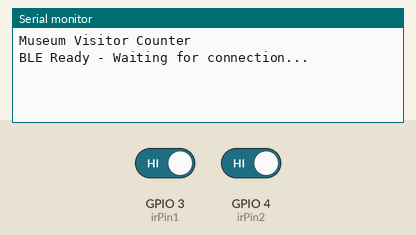
This program was run on a simulated Seeed XIAO ESP32-C3. Parts: the last lines printed to the serial monitor. Inputs (shaded band) come from the test bench; at power-on: GPIO 3 (irPin1) HIGH, GPIO 4 (irPin2) HIGH. Nothing arrives over Bluetooth unless stated; a phone connects over Bluetooth LE 3 s after start.

Above: at 2.2 s.
2.3 s: GPIO 3 (irPin1) driven LOW
At 3.1 s:
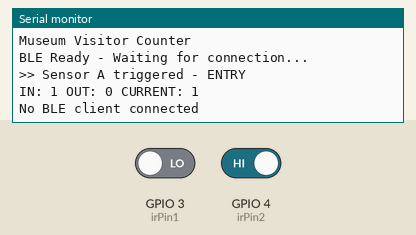
3.8 s: GPIO 3 (irPin1) driven HIGH and GPIO 4 (irPin2) driven LOW
At 4.5 s:
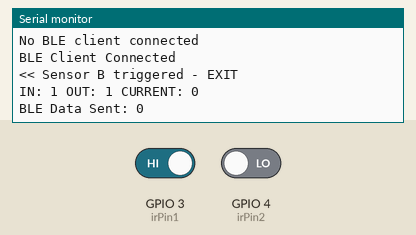

The program:

main.cpp
```cpp
#include <Arduino.h>
#include <BLEDevice.h>
#include <BLEServer.h>
#include <BLEUtils.h>
#include <BLE2902.h>

/* ========= BLE Settings ========= */
#define SERVICE_UUID        "12345678-1234-1234-1234-123456789abc"
#define CHARACTERISTIC_UUID "abcd1234-ab12-cd34-ef56-123456789abc"
#define DEVICE_NAME         "MuseumCounter"

BLEServer* pServer = nullptr;
BLECharacteristic* pCharacteristic = nullptr;
bool deviceConnected = false;
bool oldDeviceConnected = false;

/* ========= IR Sensor Pins ========= */
const int irPin1 = D1;
const int irPin2 = D2;

int in_count = 0;
int out_count = 0;
int current_count = 0;

const unsigned long timeout = 1000;
const unsigned long debounceDelay = 500;

void updateCount();
void sendData();

/* ========= BLE Callbacks ========= */
class MyServerCallbacks : public BLEServerCallbacks {
  void onConnect(BLEServer* pServer) {
    deviceConnected = true;
    Serial.println("BLE Client Connected");
  }
  void onDisconnect(BLEServer* pServer) {
    deviceConnected = false;
    Serial.println("BLE Client Disconnected");
  }
};

void setup() {
  Serial.begin(115200);
  delay(1000);
  Serial.println("Museum Visitor Counter");

  pinMode(irPin1, INPUT_PULLUP);
  pinMode(irPin2, INPUT_PULLUP);

  BLEDevice::init(DEVICE_NAME);
  pServer = BLEDevice::createServer();
  pServer->setCallbacks(new MyServerCallbacks());

  BLEService* pService = pServer->createService(SERVICE_UUID);

  pCharacteristic = pService->createCharacteristic(
    CHARACTERISTIC_UUID,
    BLECharacteristic::PROPERTY_READ |
    BLECharacteristic::PROPERTY_NOTIFY
  );
  pCharacteristic->addDescriptor(new BLE2902());

  pService->start();

  BLEAdvertising* pAdvertising = BLEDevice::getAdvertising();
  pAdvertising->addServiceUUID(SERVICE_UUID);
  pAdvertising->setScanResponse(true);
  pAdvertising->setMinPreferred(0x06);
  BLEDevice::startAdvertising();

  Serial.println("BLE Ready - Waiting for connection...");
}

void loop() {
  if (!deviceConnected && oldDeviceConnected) {
    delay(500);
    pServer->startAdvertising();
    Serial.println("Restarted BLE advertising");
    oldDeviceConnected = false;
  }
  if (deviceConnected && !oldDeviceConnected) {
    oldDeviceConnected = true;
  }

  if (digitalRead(irPin1) == LOW) {
    Serial.println(">> Sensor A triggered - ENTRY");
    in_count++;
    updateCount();
    sendData();
    delay(debounceDelay);
    while (digitalRead(irPin1) == LOW) delay(10);
    delay(200);
  }

  if (digitalRead(irPin2) == LOW) {
    Serial.println("<< Sensor B triggered - EXIT");
    if (out_count < in_count) {
      out_count++;
      updateCount();
      sendData();
    }
    delay(debounceDelay);
    while (digitalRead(irPin2) == LOW) delay(10);
    delay(200);
  }
}

void updateCount() {
  current_count = in_count - out_count;
  Serial.print("IN: ");
  Serial.print(in_count);
  Serial.print(" OUT: ");
  Serial.print(out_count);
  Serial.print(" CURRENT: ");
  Serial.println(current_count);
}

void sendData() {
  if (deviceConnected) {
    String data = String(current_count);
    pCharacteristic->setValue(data.c_str());
    pCharacteristic->notify();
    Serial.println("BLE Data Sent: " + data);
  } else {
    Serial.println("No BLE client connected");
  }
}
```

Measured:
- after the input at 2.3 s, the serial monitor: prints a new line at once (image 1)
- after the input at 3.8 s, the serial monitor: prints a new line after 0.20 s (image 2)
